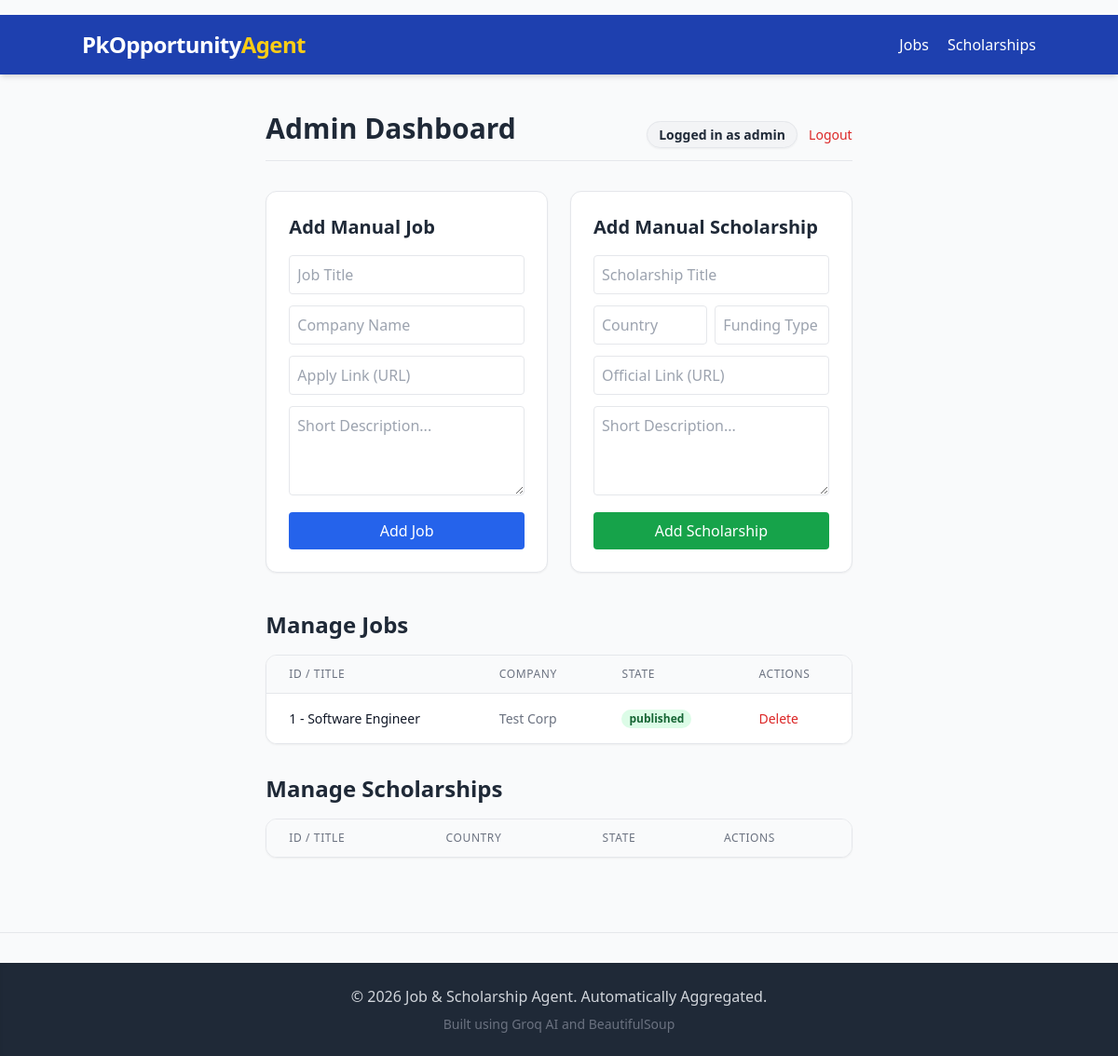
/admin (signed in), run on the app's committed database.
### models.py (models this page shows, shortened)
class Job(db.Model):
    __tablename__ = 'jobs'
    id = db.Column(db.Integer, primary_key=True)
    title = db.Column(db.String(255), nullable=False)
    company = db.Column(db.String(255))
    location = db.Column(db.String(255))
    salary = db.Column(db.String(255))
    description = db.Column(db.Text)
    apply_links = db.Column(db.Text) # Stored as JSON string or comma separated
    source = db.Column(db.String(255))
    date_posted = db.Column(db.DateTime, default=datetime.utcnow)
    normalized_title = db.Column(db.String(255), nullable=False)
    state = db.Column(db.String(50), default='pending') # pending, merged, published
    slug = db.Column(db.String(255))
    seo_title = db.Column(db.String(255))
    seo_meta = db.Column(db.String(255))
    json_ld = db.Column(db.Text)

### app.py (the view)
    @app.route('/admin')
    @admin_required
    def admin():
        jobs = Job.query.order_by(Job.date_posted.desc()).all()
        scholars = Scholarship.query.order_by(Scholarship.date_posted.desc()).all()
        return render_template('admin.html', jobs=jobs, scholars=scholars)

### templates/admin.html (shortened to what this page needs)
{% extends "base.html" %}
{% block content %}
<div class="mb-8 flex justify-between items-end border-b pb-4">
    <h1 class="text-3xl font-extrabold text-gray-800">Admin Dashboard</h1>
    <div>
        <span
            class="text-sm font-semibold px-3 py-1 bg-gray-100 text-gray-800 rounded-full border border-gray-200 shadow-sm mr-2">Logged
            in as admin</span>
        <a href="{{ url_for('logout') }}" class="text-red-600 hover:text-red-800 text-sm font-medium">Logout</a>
    </div>
</div>
<div class="grid grid-cols-1 md:grid-cols-2 gap-6 mb-10">
    <div class="bg-white p-6 rounded-xl shadow-sm border border-gray-200">
        <h3 class="text-xl font-bold mb-4">Add Manual Job</h3>
        <form method="POST" action="{{ url_for('admin_add', type='job') }}">
            <div class="mb-3">
                <input type="text" name="title" placeholder="Job Title" required
                    class="w-full border p-2 rounded focus:ring focus:ring-blue-200">
            </div>
            <div class="mb-3">
                <input type="text" name="company" placeholder="Company Name" required
                    class="w-full border p-2 rounded focus:ring focus:ring-blue-200">
            </div>
            <div class="mb-3">
                <input type="text" name="link" placeholder="Apply Link (URL)" required
                    class="w-full border p-2 rounded focus:ring focus:ring-blue-200">
            </div>
            <div class="mb-3">
                <textarea name="description" placeholder="Short Description..." required
                    class="w-full border p-2 rounded h-24 focus:ring focus:ring-blue-200"></textarea>
            </div>
            <button type="submit"
                class="w-full bg-blue-600 text-white p-2 rounded hover:bg-blue-700 font-medium transition-colors">Add
                Job</button>
        </form>
    </div>
    <div class="bg-white p-6 rounded-xl shadow-sm border border-gray-200">
        <h3 class="text-xl font-bold mb-4">Add Manual Scholarship</h3>
        <form method="POST" action="{{ url_for('admin_add', type='scholarship') }}">
            <div class="mb-3">
                <input type="text" name="title" placeholder="Scholarship Title" required
                    class="w-full border p-2 rounded focus:ring focus:ring-blue-200">
            </div>
            <div class="mb-3 flex gap-2">
                <input type="text" name="country" placeholder="Country" required
                    class="w-1/2 border p-2 rounded focus:ring focus:ring-blue-200">
                <input type="text" name="funding" placeholder="Funding Type (e.g. Fully Funded)" required
                    class="w-1/2 border p-2 rounded focus:ring focus:ring-blue-200">
            </div>
            <div class="mb-3">
                <input type="text" name="link" placeholder="Official Link (URL)" required
                    class="w-full border p-2 rounded focus:ring focus:ring-blue-200">
            </div>
            <div class="mb-3">
                <textarea name="description" placeholder="Short Description..." required
                    class="w-full border p-2 rounded h-24 focus:ring focus:ring-blue-200"></textarea>
            </div>
            <button type="submit"
                class="w-full bg-green-600 text-white p-2 rounded hover:bg-green-700 font-medium transition-colors">Add
                Scholarship</button>
        </form>
    </div>
</div>
<h3 class="text-2xl font-bold mb-4 mt-8">Manage Jobs</h3>
<div class="bg-white rounded-xl shadow-sm border border-gray-200 overflow-hidden mb-8">
    <table class="min-w-full divide-y divide-gray-200">
        <thead class="bg-gray-50">
            <tr>
                <th class="px-6 py-3 text-left text-xs font-medium text-gray-500 uppercase tracking-wider">ID / Title
                </th>
                <th class="px-6 py-3 text-left text-xs font-medium text-gray-500 uppercase tracking-wider">Company</th>
                <th class="px-6 py-3 text-left text-xs font-medium text-gray-500 uppercase tracking-wider">State</th>
                <th class="px-6 py-3 text-left text-xs font-medium text-gray-500 uppercase tracking-wider">Actions</th>
            </tr>
        </thead>
        <tbody class="bg-white divide-y divide-gray-200">
            {% for job in jobs %}
            <tr>
                <td class="px-6 py-4 whitespace-nowrap text-sm font-medium text-gray-900">{{ job.id }} - {{
                    job.title|truncate(30) }}</td>
                <td class="px-6 py-4 whitespace-nowrap text-sm text-gray-500">{{ job.company|truncate(20) }}</td>
                <td class="px-6 py-4 whitespace-nowrap text-sm">
                    <span
                        class="px-2 inline-flex text-xs leading-5 font-semibold rounded-full bg-green-100 text-green-800">{{
                        job.state }}</span>
                </td>
                <td class="px-6 py-4 whitespace-nowrap text-sm font-medium">
                    <a href="{{ url_for('admin_delete', type='job', id=job.id) }}"
                        class="text-red-600 hover:text-red-900"
                        onclick="return confirm('Are you sure you want to delete this job?');">Delete</a>
                </td>
            </tr>
            {% endfor %}
        </tbody>
    </table>
</div>
<h3 class="text-2xl font-bold mb-4 mt-8">Manage Scholarships</h3>
<div class="bg-white rounded-xl shadow-sm border border-gray-200 overflow-hidden mb-8">
    <table class="min-w-full divide-y divide-gray-200">
        <thead class="bg-gray-50">
            <tr>
                <th class="px-6 py-3 text-left text-xs font-medium text-gray-500 uppercase tracking-wider">ID / Title
                </th>
                <th class="px-6 py-3 text-left text-xs font-medium text-gray-500 uppercase tracking-wider">Country</th>
                <th class="px-6 py-3 text-left text-xs font-medium text-gray-500 uppercase tracking-wider">State</th>
                <th class="px-6 py-3 text-left text-xs font-medium text-gray-500 uppercase tracking-wider">Actions</th>
            </tr>
        </thead>
    </table>
</div>
{% endblock %}

### data on the page
Job: id "1", title "Software Engineer", company "Test Corp", state "published"
